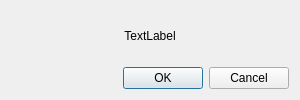
<?xml version="1.0" encoding="UTF-8"?>
<ui version="4.0">
    <class>Dialog</class>
    <widget class="QDialog" name="Dialog">
        <property name="geometry">
            <rect>
                <x>0</x>
                <y>0</y>
                <width>300</width>
                <height>100</height>
            </rect>
        </property>
        <property name="sizePolicy">
            <sizepolicy hsizetype="Fixed" vsizetype="Fixed">
                <horstretch>0</horstretch>
                <verstretch>0</verstretch>
            </sizepolicy>
        </property>
        <property name="windowTitle">
            <string>Dialog</string>
        </property>
        <layout class="QVBoxLayout" name="verticalLayout">
            <item>
                <widget class="QLabel" name="label">
                    <property name="locale">
                        <locale language="English" country="UnitedStates"/>
                    </property>
                    <property name="text">
                        <string>TextLabel</string>
                    </property>
                    <property name="alignment">
                        <set>Qt::AlignCenter</set>
                    </property>
                </widget>
            </item>
            <item>
                <widget class="QDialogButtonBox" name="buttonBox">
                    <property name="orientation">
                        <enum>Qt::Horizontal</enum>
                    </property>
                    <property name="standardButtons">
                        <set>QDialogButtonBox::Cancel|QDialogButtonBox::Ok
                        </set>
                    </property>
                </widget>
            </item>
        </layout>
    </widget>
    <resources/>
    <connections>
        <connection>
            <sender>buttonBox</sender>
            <signal>accepted()</signal>
            <receiver>Dialog</receiver>
            <slot>accept()</slot>
            <hints>
                <hint type="sourcelabel">
                    <x>248</x>
                    <y>254</y>
                </hint>
                <hint type="destinationlabel">
                    <x>157</x>
                    <y>274</y>
                </hint>
            </hints>
        </connection>
        <connection>
            <sender>buttonBox</sender>
            <signal>rejected()</signal>
            <receiver>Dialog</receiver>
            <slot>reject()</slot>
            <hints>
                <hint type="sourcelabel">
                    <x>316</x>
                    <y>260</y>
                </hint>
                <hint type="destinationlabel">
                    <x>286</x>
                    <y>274</y>
                </hint>
            </hints>
        </connection>
    </connections>
</ui>
